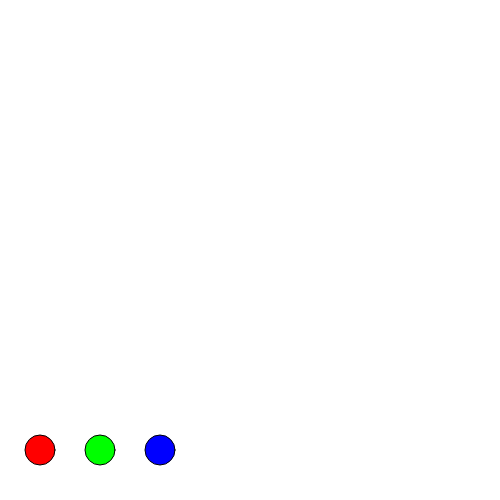
Frame 1 (no input)
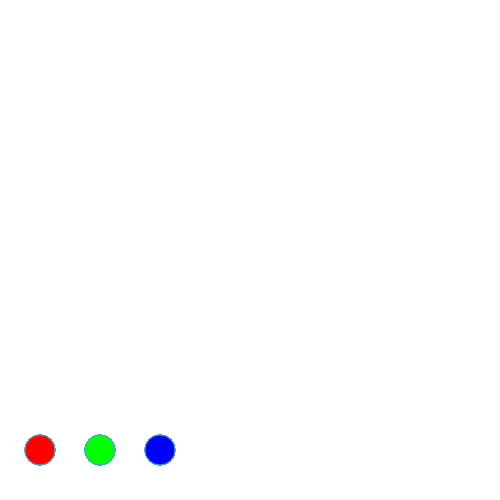
Frame 60 (no input)
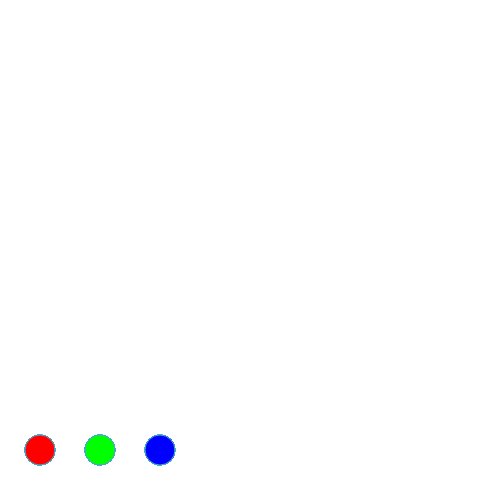
Frame 120 (the mouse pressed at the canvas centre since frame 60)

The p5.js sketch that drew these frames (run headless with seeded random() and noise() and a simulated clock; from frame 60 on, the mouse is pressed at the canvas centre):

// p5.js sketch
// ── sketch.js
// hello

let b1x = 40;
let b1y = 450;
let b2x = 100;
let b2y = 450;
let radius = 15;
let b3x = 160;
let b3y = 450;

let red = 70
let green = 170
let blue = 200

let circle = false;
let worm = false;
let square = false;

let currentXSize = 15;
let currentYSize = 15;

const initialSize = currentXSize;


function setup(){
createCanvas(500,500);



}

function draw(){
rectMode(CENTER);
ellipseMode(RADIUS);
   
    

button1();
button2();
button3();



stroke(red,green,blue);
fill(red,green,blue);

    if(keyCode === 49 )
    {

        circle = true;
        worm = false;
        square = false;
    }
    else if(keyCode === 50)
    {
        square =true;
        circle = false;
        worm = false;
    }        
    else if(keyCode === 51 )
    {
        worm = true;
        square = false;
        circle = false;
    }



}

function button1(){
    fill(255,0,0);
    ellipse(b1x,b1y,radius,radius);
    
    
};



function button2(){
    fill(0,255, 0);
    ellipse(b2x,b2y,radius,radius);
    
};

function button3(){
    fill(0,0, 255);
    ellipse(b3x,b3y,radius,radius);
    
};


//COLOR FUNCTIONS

function colorRed(){
    red = 255;
    green = 0;
    blue = 0;
    };    
function colorGreen(){
       red = 0;
       green = 255;
       blue = 0;    
    };
    
function colorBlue(){
       red = 0;  
       green = 0;
       blue = 255; 
    };
    
//SHape stuff
function makeBigger()
{
   size *= 1.5;    
}

function makeSmaller()
{
   size *= .5;
}

function makeIntoOriginalSize()
{

   currentXSize = initialSize;
   currentYSize = initialSize;
}




//Actions

function mouseClicked(){

    //button 1
    let a = int(dist(mouseX, mouseY, b1x, b1y));
    if (a < radius){
     //call function
    
     colorRed();
     
     
    }


    //button2
    let b = int(dist(mouseX, mouseY, b2x, b2y));
    if (b < radius){
    //call function    
    
    colorGreen();
    }


    //button3
    let c = int(dist(mouseX, mouseY, b3x, b3y));
    if (c < radius){
    //call function    
    
    colorBlue();
    }


};

function mouseDragged(){
    if(circle){
        ellipse(mouseX, mouseY, currentXSize, currentYSize);

    }
    else if (square){
        rect(mouseX, mouseY, currentXSize, currentYSize);
    }
    else if (worm){
        line(pmouseX,pmouseY,mouseX, mouseY);;
    }


}



  
